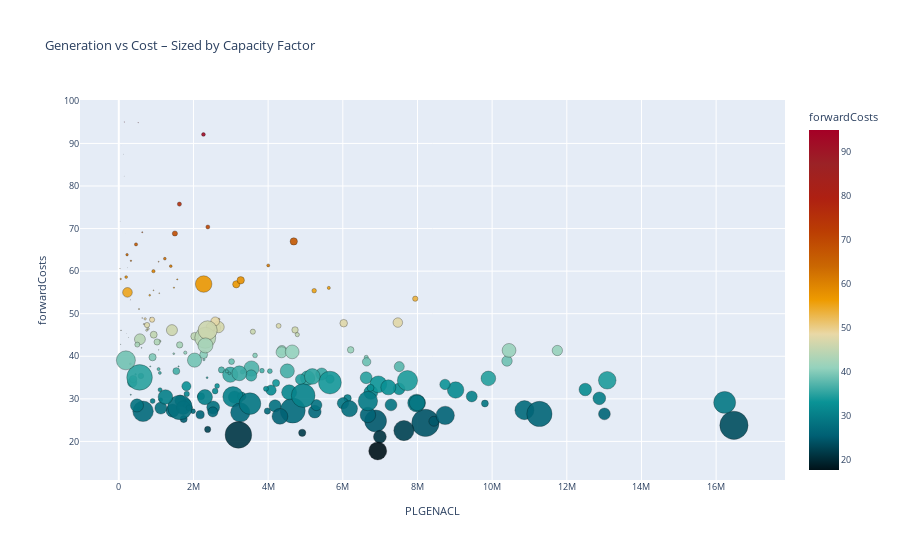

Notebook source saved alongside this figure:
### Code cell
fig = px.scatter(data_frame=alldf[alldf['forwardCosts']<100], 
    x='PLGENACL', 
    y='forwardCosts', 
    hover_name='label', 
    hover_data=['CAPFAC', 'AverageAge', 'impact_score'], 
    color='forwardCosts', 
    size=alldf[alldf['forwardCosts']<100]['CAPFAC']**3, 
    color_continuous_scale=my_colorscale,
    title='Generation vs Cost – Sized by Capacity Factor')

fig.update_traces(
    marker=dict(opacity = 0.9, line=dict(color='black', width = 0.3)))
fig.update_layout(
    font = dict(size=9))

### Figure 1 — Plotly figure (JSON) as saved in the notebook; plotly's stock layout.template omitted (floating-point values rounded to 4 significant figures; data arrays with more than 128 entries replaced by an {"elided": "..."} marker saying what was removed)
{"data": [{"customdata": {"elided": "207x3 float values"}, "hovertemplate": "<b>%{hovertext}</b><br><br>PLGENACL=%{x}<br>forwardCosts=%{marker.color}<br>size=%{marker.size}<br>CAPFAC=%{customdata[0]}<br>AverageAge=%{customdata[1]}<br>impact_score=%{customdata[2]}<extra></extra>", "hovertext": {"elided": "207 str values"}, "legendgroup": "", "marker": {"color": {"elided": "207 float values"}, "coloraxis": "coloraxis", "line": {"color": "black", "width": 0.3}, "opacity": 0.9, "size": {"elided": "207 float values"}, "sizemode": "area", "sizeref": 0.001221, "symbol": "circle"}, "mode": "markers", "name": "", "orientation": "v", "showlegend": false, "type": "scatter", "x": {"elided": "207 float values"}, "xaxis": "x", "y": {"elided": "207 float values"}, "yaxis": "y"}], "layout": {"coloraxis": {"colorbar": {"title": {"text": "forwardCosts"}}, "colorscale": [[0, "#001219"], [0.1, "#005f73"], [0.2, "#0a9396"], [0.3, "#94d2bd"], [0.4, "#e9d8a6"], [0.5, "#ee9b00"], [0.6, "#ca6702"], [0.7, "#bb3e03"], [0.8, "#ae2012"], [0.9, "#9b2226"], [1, "#a50026"]]}, "font": {"size": 9}, "legend": {"itemsizing": "constant", "tracegroupgap": 0}, "title": {"text": "Generation vs Cost – Sized by Capacity Factor"}, "xaxis": {"anchor": "y", "domain": [0, 1], "title": {"text": "PLGENACL"}}, "yaxis": {"anchor": "x", "domain": [0, 1], "title": {"text": "forwardCosts"}}}}
